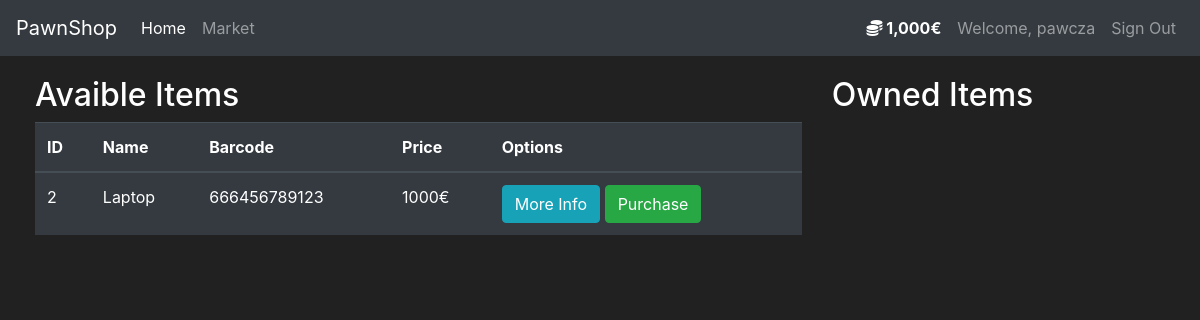
Before: /market (signed in) with the older database file.
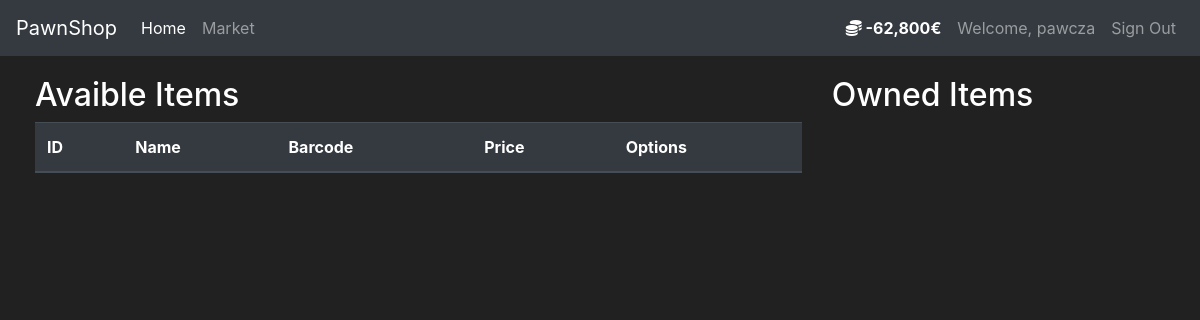
After: the same page with the newer database file.
### market/models.py (models this page shows, shortened)
class User(db.Model, UserMixin):
    id = db.Column(db.Integer(), primary_key=True)
    username = db.Column(db.String(length=30), nullable=False, unique=True)
    email_address = db.Column(db.String(length=50), nullable=False, unique=True)
    password_hash = db.Column(db.String(length=60), nullable=False)
    budget = db.Column(db.Integer(), nullable=False, default=1000)
    items = db.relationship('Item', backref='owned_user', lazy=True)
    @property
    def prettier_budget(self):
        if len(str(self.budget)) >= 4:
            return f'{str(self.budget)[:-3]},{str(self.budget)[-3:]}€'
        else:
            return f"{self.budget}€"
    @property
    def password(self):
        return self.password

class Item(db.Model):
    id = db.Column(db.Integer(), primary_key=True)
    name = db.Column(db.String(length=30), nullable=False, unique=True)
    price = db.Column(db.Integer(), nullable=False)
    barcode = db.Column(db.String(length=12), nullable=False, unique=True)
    description = db.Column(db.String(length=1024), nullable=False, unique=True)
    owner = db.Column(db.Integer(), db.ForeignKey('user.id'))

### market/routes.py (the view, shortened to what this page needs)
@app.route('/market', methods=['GET', 'POST'])
@login_required
def market_page():
    purchase_form = PurchaseItemForm()
    if request.method == 'GET':
        items = Item.query.filter_by(owner=None)
        return render_template('market.html', items=items, purchase_form=purchase_form)

### market/models.py (called while the page is built)
@login_manager.user_loader
def load_user(user_id):
    return User.query.get(int(user_id))

### market/templates/market.html (shortened to what this page needs)
{% extends 'base.html' %}
{% block content %}
    <div class="row" style="margin-top:20px; margin-left:20px">
        <div class="col-8">
            <h2>Avaible Items</h2>
            <table class="table table-hover table-dark">
                <thead>
                    <tr>
                        <th scope="col">ID</th>
                        <th scope="col">Name</th>
                        <th scope="col">Barcode</th>
                        <th scope="col">Price</th>
                        <th scope="col">Options</th>
                    </tr>
                </thead>
                <tbody>
                    {% for item in items %}
                    <tr>
                        <td>{{ item.id }}</td>
                        <td>{{ item.name }}</td>
                        <td>{{ item.barcode }}</td>
                        <td>{{ item.price }}€</td>
                        <td>
                            <button class="btn btn-outline btn-info" data-toggle="modal" data-target="#Modal-MoreInfo-{{ item.id }}">More Info</button>
                            <button class="btn btn-outline btn-success" data-toggle="modal" data-target="#Modal-PurchaseConfirm-{{ item.id }}">Purchase</button>
                        </td>
                    </tr>
                    {% endfor %}
                </tbody>
            </table>
        </div>
            <div class="col-4">
                <h2>Owned Items</h2>
                <br>
            </div>
    </div>
{% endblock %}

### market/templates/base.html (shortened to what this page needs)
<!doctype html>
<html lang="en">
   <head>
      <link rel="stylesheet" href="https://cdn.jsdelivr.net/npm/bootstrap@4.5.3/dist/css/bootstrap.min.css">
   </head>
   <body>
      <nav class="navbar navbar-expand-md navbar-dark bg-dark">
        <a class="navbar-brand" href="{{ url_for('home_page') }}">PawnShop</a>
            <div class="collapse navbar-collapse" id="navbarNav">
                <ul class="navbar-nav mr-auto">
                    <li class="nav-item active">
                        <a class="nav-link" href="{{ url_for('home_page') }}">Home <span class="sr-only">(current)</span></a>
                    </li>
                    <li class="nav-item">
                        <a class="nav-link" href="{{ url_for('market_page') }}">Market</a>
                    </li>
                </ul>
                    {% if current_user.is_authenticated %}
                        <ul class="navbar-nav">
                            <li class="nav-item">
                                <a class="nav-link" style="color: white; font-weight: bold">
                                    <i class="fas fa-coins"></i>
                                    {{ current_user.prettier_budget }}
                                </a>
                            </li>
                            <li class="nav-item">
                                <a class="nav-link">Welcome, {{ current_user.username }}</a>
                            </li>
                            <li class="nav-item">
                                <a class="nav-link" href="{{ url_for('logout_page') }}">Sign Out</a>
                            </li>
                        </ul>
                    {% endif %}
            </div>
    </nav>
      {% block content %}
      {% endblock %}
   </body>
</html>

### market/templates/base.html (style rules this page uses)
body { background-color: #212121; color: white }

Changed rows visible on the page:
no longer on this page (row edited): Item: id "2", name "Laptop", barcode "666456789123", price "1000"
changed User "pawcza": prettier_budget "1,000€" → "-62,800€"
